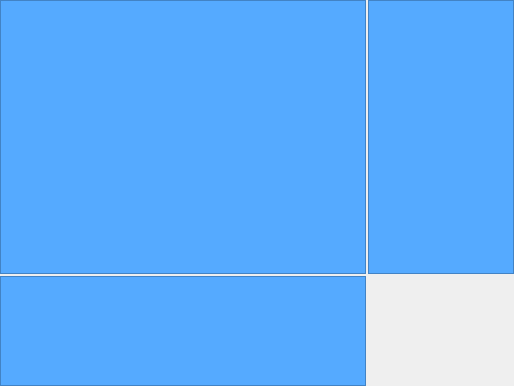
          <widget class="QWidget" name="xy_xz_yz">
           <layout class="QGridLayout" name="gridLayout_4" rowstretch="10,4" columnstretch="10,4">
            <property name="leftMargin">
             <number>0</number>
            </property>
            <property name="topMargin">
             <number>0</number>
            </property>
            <property name="rightMargin">
             <number>0</number>
            </property>
            <property name="bottomMargin">
             <number>0</number>
            </property>
            <property name="spacing">
             <number>2</number>
            </property>
            <item row="0" column="0">
             <widget class="GraphicsView" name="xy_graphicsView">
              <property name="styleSheet">
               <string notr="true">background:rgb(85, 170, 255)</string>
              </property>
             </widget>
            </item>
            <item row="0" column="1">
             <widget class="GraphicsView" name="yz_graphicsView">
              <property name="styleSheet">
               <string notr="true">background:rgb(85, 170, 255)</string>
              </property>
             </widget>
            </item>
            <item row="1" column="0">
             <widget class="GraphicsView" name="xz_graphicsView">
              <property name="styleSheet">
               <string notr="true">background:rgb(85, 170, 255)</string>
              </property>
             </widget>
            </item>
           </layout>
          </widget>
